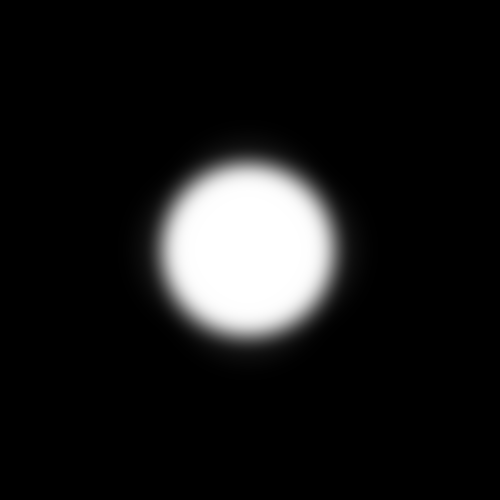
//> input picture autofocustest1/8.png, 500 x 500 px
$ ./autofocus_clean   (built with g++ and OpenCV 4)
//> lines starting //> are read from the running program, lines starting //| are printed output that depends on the picture; after the words box and inside, x2 and y2 are one past the last pixel; in counts of white or black regions, pixels touching at a corner belong together; pictures that were not available may be replaced by others from this repository, and a replacement may not be noted
#include <opencv2/opencv.hpp>
#include <iostream>
#include <utility>

using namespace std;
using namespace cv;

// initial autofocus.cpp file was dirty, and potentially, not working due to experimentation with the algorithm.
// here is a clean version of the autofıcus algorithm, there are certainly some room for improvement, but i think
// it's fine for now.

vector<Point> directions = { {-1, 0}, {-1, -1}, {0, -1}, {1, -1}, {1, 0}, {1, 1}, {0, 1}, {-1, 1} };
vector<Point2f> directionsF =
{
    { -1.0f,  0.0f }, // left
    { -0.7071f, -0.7071f }, // up-left
    {  0.0f, -1.0f }, // up
    {  0.7071f, -0.7071f }, // up-right
    {  1.0f,  0.0f }, // right
    {  0.7071f,  0.7071f }, // down-right
    {  0.0f,  1.0f }, // down
    { -0.7071f,  0.7071f } // down-left
};

inline float similarityL1(const Vec3b& a, const Vec3b& b) // l1 similarity for memory
{
    int diff =
        abs(a[0] - b[0]) +
        abs(a[1] - b[1]) +
        abs(a[2] - b[2]);

    return 1.0f - (diff / 765.0f);
}

inline Point2f normalize(const Point2f& v) // simple normalizing function, also prunes weak signals
{
    float length = sqrt(v.x * v.x + v.y * v.y);

    if (length < 0.1f)
        return Point2f(0.0f, 0.0f);

    return Point2f(v.x / length, v.y / length);
}

inline float mapFloatSafe(float value, float inMin, float inMax, float outMin, float outMax)
{
    if (inMax - inMin == 0.0f)
        return outMin;

    return outMin + (value - inMin) * (outMax - outMin) / (inMax - inMin);
}

void GetStimuli(Mat& prev, Mat& curr, Mat& out) // core algorithm of autofocus concept
{
    for (int i = 1; i < prev.cols - 1; i++)
    {
        for (int j = 1; j < prev.rows - 1; j++)
        {
            Point2f dir(0.0f, 0.0f);
            Vec3b& ownValue = prev.at<Vec3b>(j, i); // save previous value at pixel
            for (int k = 0; k < 8; k++) // compare to current values of neighbors to detect motion
            {
                Vec3b& testValue = curr.at<Vec3b>(j + directions[k].y, i + directions[k].x);
                float similarity = similarityL1(ownValue, testValue);
                dir += directionsF[k] * similarity; // similar neighbor means point of interest shifted towards here.
            }
            dir = normalize(dir);
            out.at<Vec3b>(j, i) = Vec3b((int)mapFloatSafe(dir.x, -1.0f, 1.0f, 0.0f, 255.0f), (int)mapFloatSafe(dir.y, -1.0f, 1.0f, 0.0f, 255.0f), 127);
        }
    }
}

int main()
{
    Mat previous = imread("autofocustest1/8.png"); // read blurred versions of image -- in production, gaussian blurs can be calculated at real time
//> previous is the input picture: 500 rows x 500 cols, CV_8UC3; min 0, max 255, mean 24.4
    Mat out(previous.rows, previous.cols, CV_8UC3, Scalar(0, 0, 0));
    for (int i = 7; i >= 1; i--)
    {
        Mat current = imread("autofocustest1/" + to_string(i) + ".png");
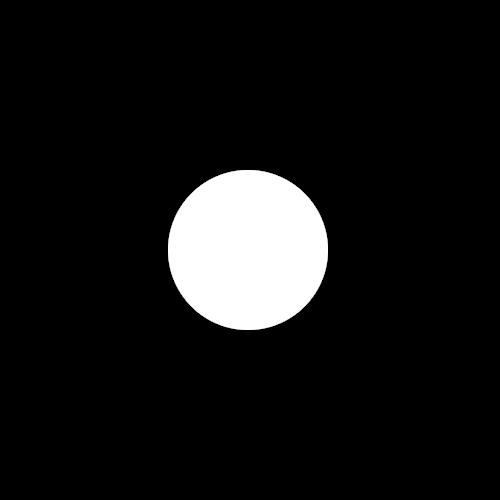
//> input picture autofocustest1/0.png, 500 x 500 px, given in place of 7.png, which was not available
//> current is the input picture: 500 rows x 500 cols, CV_8UC3; min 0, max 255, mean 20.6
        GetStimuli(previous, current, out);
//> after the loop in GetStimuli, `for (int i = 1; i < prev.cols - 1; i++)`:
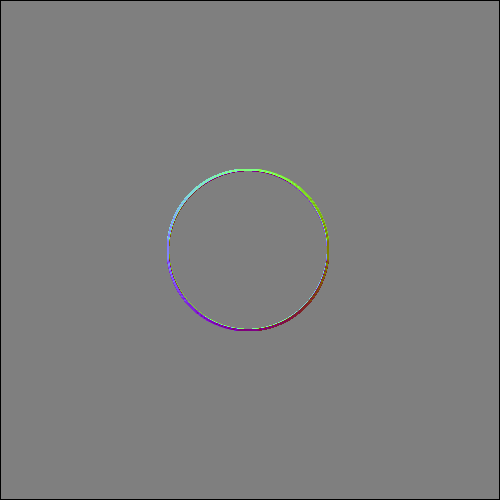
//> out: 500 rows x 500 cols, CV_8UC3; mean B, G, R 126, 126, 126
        imshow("out", out);
        waitKey(0); // visual debug
        previous = current;
    }
//> pass 2 of the loop `for (int i = 7; i >= 1; i--)`:
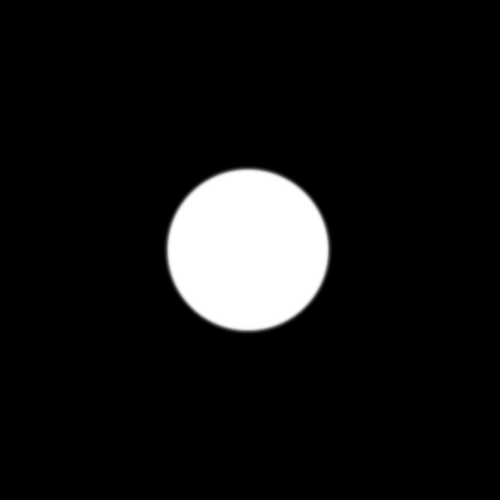
//> input picture autofocustest1/1.png, 500 x 500 px, given in place of 6.png, which was not available
//> current is the input picture: 500 rows x 500 cols, CV_8UC3; min 0, max 255, mean 21
//> after the loop in GetStimuli (call 2), `for (int i = 1; i < prev.cols - 1; i++)`:
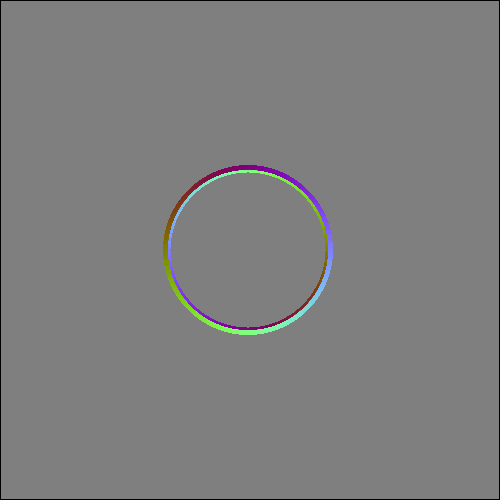
//> out: 500 rows x 500 cols, CV_8UC3; 1.53% of pixels changed, all inside (x1, y1, x2, y2) = (163, 165, 333, 335)

    imshow("Direction Map (GB)", out);
    waitKey(0);

    imwrite("autofocusresult.png", out);

    return 0;
}
